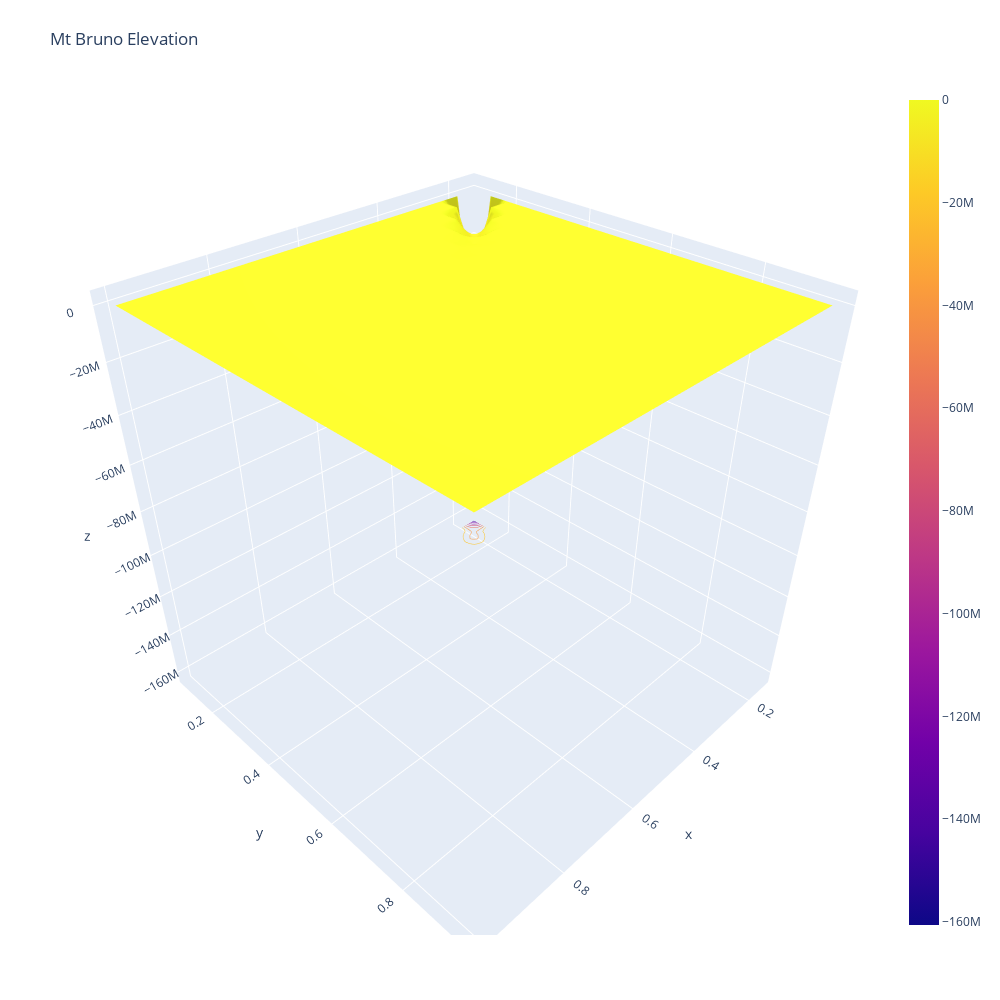

Source (notebook cell):
### Code cell
pdataz =  pd.DataFrame(dataz)

# Read data from a csv
z_data = pdataz

fig = go.Figure(data=[go.Surface(x= Bs , y =Cs , z=z_data.values)])

fig.update_layout(title='Mt Bruno Elevation', autosize=False,
                  width=1000, height=1000,
                  margin=dict(l=65, r=50, b=65, t=90))

fig.update_traces(contours_z=dict(show=True, usecolormap=True,
                                  highlightcolor="limegreen", project_z=True))

fig.show()

### Figure 1 — Plotly figure (JSON) as saved in the notebook; plotly's stock layout.template omitted (floating-point values rounded to 4 significant figures; data arrays with more than 128 entries replaced by an {"elided": "..."} marker saying what was removed)
{"data": [{"contours": {"z": {"highlightcolor": "limegreen", "project": {"z": true}, "show": true, "usecolormap": true}}, "type": "surface", "x": [1, 0.95, 0.9, 0.85, 0.8, 0.75, 0.7, 0.65, 0.6, 0.55, 0.5, 0.45, 0.4, 0.35, 0.3, 0.25, 0.2, 0.15], "y": [0.1, 0.15, 0.2, 0.25, 0.3, 0.35, 0.4, 0.45, 0.5, 0.55, 0.6, 0.65, 0.7, 0.75, 0.8, 0.85, 0.9, 0.95], "z": {"elided": "18x18 float values"}}], "layout": {"autosize": false, "height": 1000, "margin": {"b": 65, "l": 65, "r": 50, "t": 90}, "title": {"text": "Mt Bruno Elevation"}, "width": 1000}}
